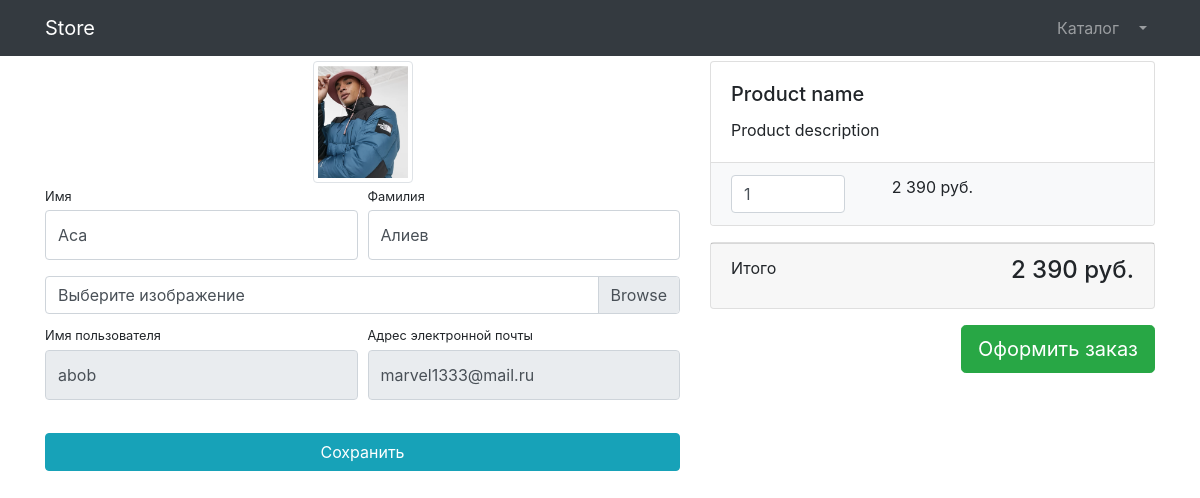
Page /users/profile/ (signed in) on the committed database.
### users/models.py (models this page shows)
class User(AbstractUser):
    image = models.ImageField(upload_to='users_images', null=True, blank=True)

### users/views.py (the view)
# urls.py: path('profile/', profile, name='profile'),
def profile(request):
    if request.method == 'POST':
        form = UserProfileForm(instance=request.user, data=request.POST, files=request.FILES)
        if form.is_valid():
            form.save()
            return HttpResponseRedirect(reverse('users:profile'))
    else:
        form = UserProfileForm(instance=request.user)
    context = {'title': 'Store - профиль', 'form': form}
    return render(request, 'users/profile.html', context)

### users/forms.py
class UserProfileForm(UserChangeForm):
    first_name = forms.CharField(widget=forms.TextInput(attrs={'class': 'form-control py-4'}))
    last_name = forms.CharField(widget=forms.TextInput(attrs={'class': 'form-control py-4'}))
    image = forms.ImageField(widget=forms.FileInput(attrs={'class': 'custom-file-input'}), required=False)
    username = forms.CharField(widget=forms.TextInput(attrs={'class': 'form-control py-4', 'readonly': True}))
    email = forms.CharField(widget=forms.TextInput(attrs={'class': 'form-control py-4', 'readonly': True}))
    class Meta:
        model = User
        fields = ('first_name', 'last_name', 'image', 'username', 'email')

### users/templates/users/profile.html (shortened to what this page needs)
{% extends 'products/base.html' %}
{% load static %}
{% block css %}
    <link href="{% static 'vendor/bootstrap/css/bootstrap.min.css' %}" rel="stylesheet">
{% endblock %}
{% block content %}
    <div class="container">
    <div class="row">
        <div class="col-lg-7">
            <h4 class="mt-3 mb-3">Профиль</h4>
            <div class="col-lg-12 text-center">
                <img width="100" height="100"
                     src="{% if user.image %} {{ user.image.url }} {% else %} {% static 'vendor/img/users/default_avatar.jpg' %}{% endif %}"
                     class="img-thumbnail">
            </div>
            <form action="{% url 'users:profile' %}" method="post" enctype="multipart/form-data">
                <div class="form-row">
                    <div class="col-lg-6">
                        <div class="form-group">
                            <label class="small mb-1"
                                   for="{{ form.first_name.id_for_label }}">Имя</label>
                            {{ form.first_name }}
                        </div>
                    </div>
                    <div class="col-lg-6">
                        <div class="form-group">
                            <label class="small mb-1" for="{{ form.last_name.id_for_label }}">Фамилия</label>
                            {{ form.last_name }}
                        </div>
                    </div>
                </div>
                <div class="form-row mb-2">
                    <div class="col-lg-12">
                        <div class="custom-file">
                            <label class="custom-file-label" for="{{ form.image.id_for_label }}">Выберите
                                изображение</label>
                        </div>
                    </div>
                </div>
                <div class="form-row">
                    <div class="col-lg-6">
                        <label class="small mb-1" for="{{ form.username.id_for_label }}">Имя
                            пользователя</label>
                        {{ form.username }}
                    </div>
                    <div class="col-lg-6">
                        <label class="small mb-1" for="{{ form.email.id_for_label }}">Адрес
                            электронной
                            почты</label>
                        {{ form.email }}
                    </div>
                </div>
                <div class="form-row">
                    <div class="col-lg-12" style="margin-top: 33px;">
                        <input class="btn btn-info btn-block" type="submit"
                               value="Сохранить">
                    </div>
                </div>
            </form>
        </div>
        <div class="col-lg-5">
            <h4 class="mt-3 mb-3 d-flex justify-content-between align-items-center mb-3">
                Корзина <span class="badge badge-secondary badge-pill">3</span>
            </h4>
            <div class="card mb-3">
                <div class="card-body">
                    <h5 class="card-title">Product name</h5>
                    <p class="card-text">Product description</p>
                </div>
                <ul class="list-group list-group-flush">
                    <li class="list-group-item bg-light">
                        <div class="row text-center">
                            <div class="col-lg-4">
                                <input name="basketID" type="number"
                                       class="form-control"
                                       value="1" min="0">
                            </div>
                            <div class="col-lg-4">2 390 руб.</div>
                            <div class="col-lg-4">
                            </div>
                        </div>
                    </li>
                </ul>
            </div>
            <div class="card mb-3">
                <div class="card-footer">
                    <p class="float-left">Итого</p>
                    <h4 class="float-right">2 390 руб.</h4>
                </div>
            </div>
            <a class="btn btn-success btn-lg float-right"
               href="../orders/order-create.html">
                Оформить заказ
            </a>
        </div>
    </div>
</div>
{% endblock %}

### rows in the picture
User: image (picture), first_name "Аса", last_name "Алиев", username "abob", email "marvel1333@mail.ru"
